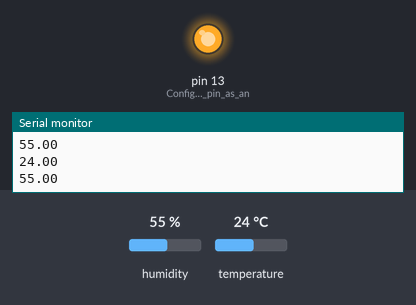
A sketch run on a simulated Arduino Uno, built with avr-gcc and run on an emulated ATmega328P. On the bench: output pins drawn as LEDs (lit = HIGH), the last lines printed to the serial monitor. The test bench sets the inputs (shaded band); at power-on: humidity 55 %, temperature 24 °C.

Above: at 2.8 s.
2.9 s: humidity set to 52 %
5.6 s: humidity set to 49 %
At 7.0 s:
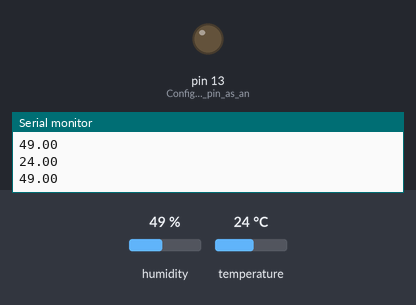
8.3 s: humidity set to 68 %
At 10.6 s:
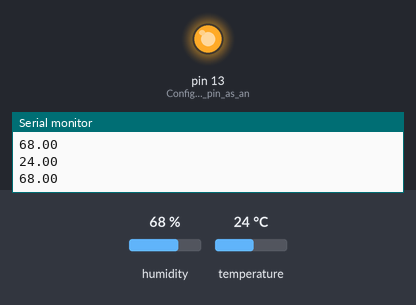
11.7 s: humidity set to 22 %
At 13.7 s:
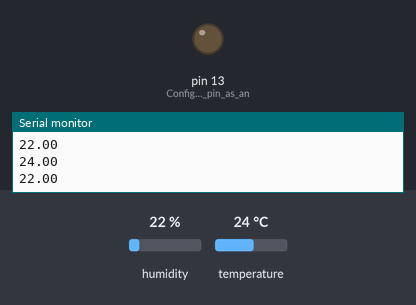
Timing chart, 0 to 15.2 s (numbered marks = the images above; inputs shaded):
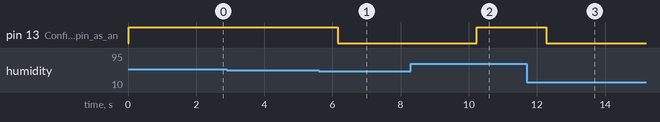

The sketch:

c_code.ino
```cpp
String serialMessageDEV = "";
boolean stopDebugging = false;
#define DHTPIN 2 // Define pin  for the DHT sensor data
#define DHTTYPE DHT11 // Define the type of DHT sensor.
#include <DHT.h>; // Include the DHT library for temperature and humidity sensor
DHT dht(DHTPIN, DHTTYPE); // Initialize the DHT sensor using the defined pin and type


// Initialise the program settings and configurations
void setup() {
   dht.begin(); // Initialize the DHT sensor
   Serial.begin(115200);
   Serial.setTimeout(100);
   pinMode(13, OUTPUT);  // Configures led pin as an output

}

// The void loop function runs over and over again forever.
void loop() {
  Serial.println((double2string((double)dht.readTemperature(), 2)));
  Serial.flush(); // Waits until outgoing buffer is empty
  Serial.println((double2string((double)dht.readHumidity(), 2)));
  Serial.flush(); // Waits until outgoing buffer is empty
  if (((double)dht.readTemperature() > 20) && ((double)dht.readHumidity() > 50)) {
    digitalWrite(13, HIGH); // Set defined pin to HIGH (turn it on).
  } else {
    digitalWrite(13, LOW); // Set defined pin to LOW (turn it off).
  }
  delay(200); // Wait for the given/defined milliseconds.
}

 String double2string(double n, int ndec) {
		 String r = "";
		 int v = n;
		 r += v;     // whole number part
		 r += '.';   // decimal point
		 int i;
		 for (i = 0; i < ndec; i++) {
		     // iterate through each decimal digit for 0..ndec
		     n -= v;
		     n *= 10;
		     v = n;
		     r += v;
		 }

		 return r;
}
```

Measured:
- the behaviour switches between 51 and 50 % on humidity (found by bisection; images 0 and 1)
- after the input at 5.6 s, pin 13 (Configures_led_pin_as_an): HIGH → LOW after 0.55 s
- after the input at 8.3 s, pin 13 (Configures_led_pin_as_an): LOW → HIGH after 1.9 s
- after the input at 11.7 s, pin 13 (Configures_led_pin_as_an): HIGH → LOW after 0.57 s
